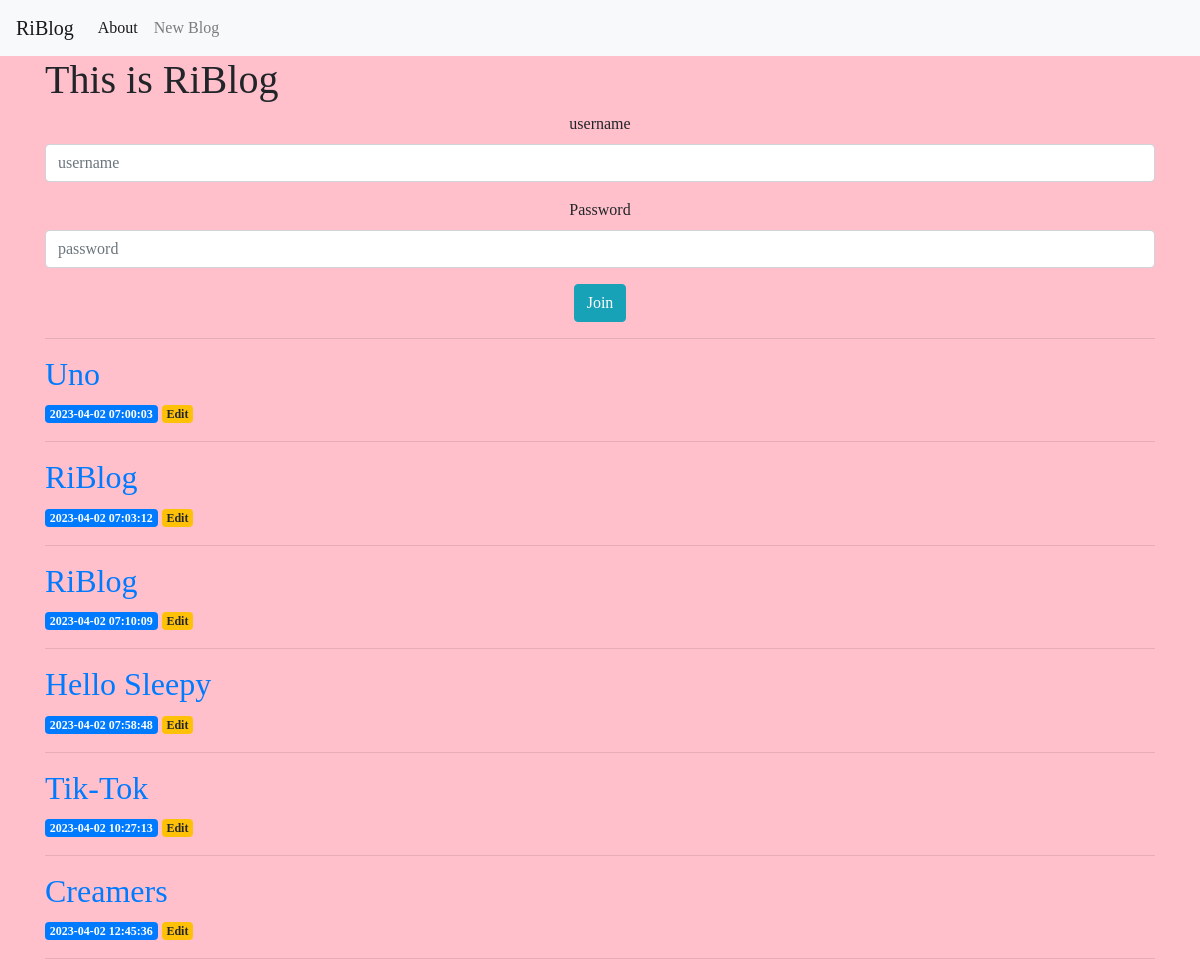
Before: / with the older database file.
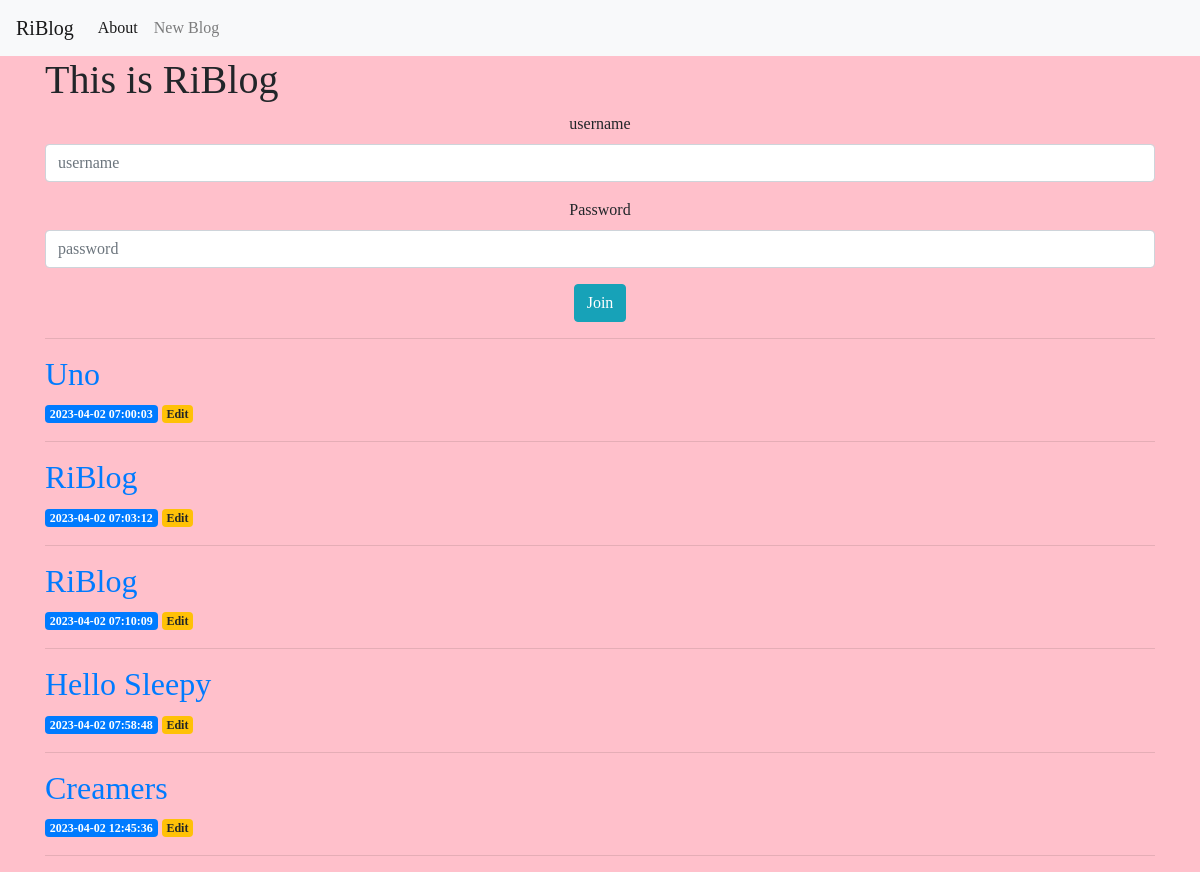
After: the same page with the newer database file.
### tables this page shows
CREATE TABLE users(
    id INTEGER PRIMARY KEY AUTOINCREMENT,
    created TIMESTAMP NOT NULL DEFAULT CURRENT_TIMESTAMP,
    title TEXT NOT NULL,
    content TEXT NOT NULL
);

### app.py (the view)
@app.route("/", methods=["GET", "POST"])
def index():
    conn=get_db_conn()
    posts=conn.execute('SELECT * FROM users').fetchall()
    conn.close()
    return render_template("index.html", posts=posts)

### app.py (called while the page is built)
def get_db_conn():
    conn=sqlite3.connect('database.db')
    conn.row_factory=sqlite3.Row
    return conn

### templates/index.html
{% extends 'base.html' %}
{% block content %}
   <h1>{% block title %}This is RiBlog {% endblock %}</h1> <center>
        <form method="post">
            <div class="form-group">
                <label for="username">username</label>
                <input type="text" class="form-control" placeholder="username">
            </div>
            <div class="form-group">
                <label for="password">Password</label>
                <input type="password" class="form-control" placeholder="password">
            </div>
            <div class="form-group" >
                <button type="submit" class="btn btn-info">Join</button>
            </div>
        </form>
    </center>
    <hr>
    {% for post in posts %}
        <a href="{{ url_for('post', post_id=post['id']) }}">
            <h2>{{ post['title'] }}</h2>
        </a>
        <span class="badge badge-primary">{{ post['created'] }}</span>
        <a href="{{ url_for('edit', id=post['id']) }}">
            <span class="badge badge-warning">Edit</span>
        </a>
        <hr>
    {% endfor %}
{% endblock %}

### templates/base.html (shortened to what this page needs)
<!DOCTYPE html>
<html lang="en">
<head>
    <link rel="stylesheet" href="https://stackpath.bootstrapcdn.com/bootstrap/4.3.1/css/bootstrap.min.css">
    <link rel="stylesheet" href="{{ url_for('static',filename='style.css')}}">
</head>
<body>
    <nav class="navbar navbar-expand-md navbar-light bg-light">
        <a class="navbar-brand" href="{{ url_for('index')}}">RiBlog</a>
        <div class="collapse navbar-collapse" id="navbarNav">
            <ul class="navbar-nav">
                <li class="nav-item active">
                    <a class="nav-link" href="#">About</a>
                </li>
                <li class="nav-item">
                    <a class="nav-link" href="{{ url_for('create')}}">New Blog</a>
                </li>
            </ul>
        </div>
    </nav>
    <div class="container">
        {% block content %} {% endblock %}
    </div>
</body>
</html>

### static/style.css (style rules this page uses)
body { background-color: pink; font-family: 'Times New Roman', Times, serif; }

Changed rows visible on the page:
removed users: title "Tik-Tok", created "2023-04-02 10:27:13"
